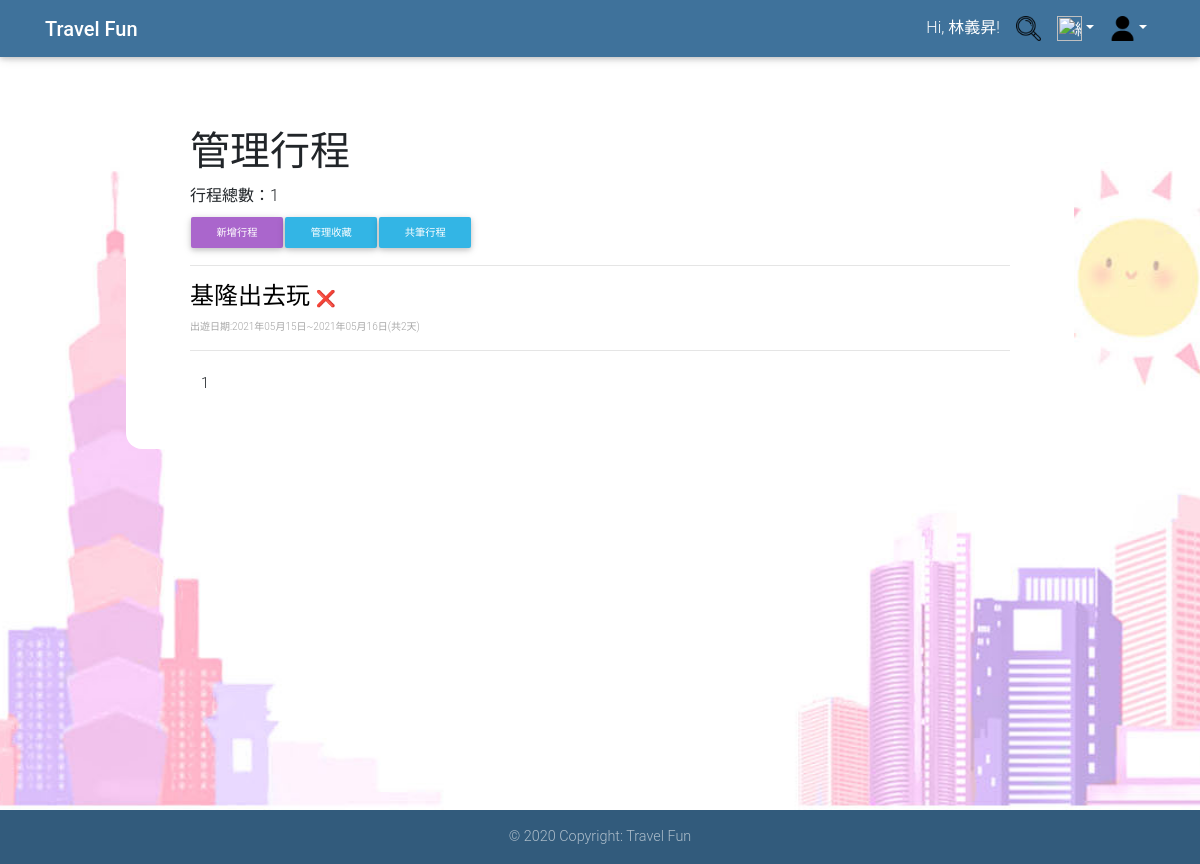
Page /membercentre/manageitinerary.php (signed in) on the committed database.
### tables this page shows
CREATE TABLE `itinerary` (
  `itinerary_id` int(10) NOT NULL COMMENT '行程編號',
  `itinerary_name` varchar(20) NOT NULL COMMENT '行程名稱',
  `public_status` int(1) NOT NULL COMMENT '公開狀態',
  `itinerary_date` date NOT NULL COMMENT '開始日期',
  `itinerary_days` int(3) NOT NULL COMMENT '出遊天數',
  `user_id` varchar(20) NOT NULL COMMENT '作者'
);

### membercentre/manageitinerary.php (the view, shortened to what this page needs)
<?php
mysqli_query($con, "SET NAMES UTF8");
$user_id = $_SESSION['user_id'];
$sql = "SELECT `itinerary_id`, `itinerary_name`, `public_status`, `itinerary_date`, `itinerary_days`";
$sql .= "FROM `itinerary` WHERE user_id = '$user_id'";
$sql .= " ORDER BY `itinerary`.`itinerary_date` ASC";
$result = mysqli_query($con, $sql);
$records_per_page = 10;
if (isset($_GET["page"]))
    $page = $_GET["page"];
else
    $page = 1;
$total_records = mysqli_num_rows($result);
$total_pages = ceil($total_records / $records_per_page);
$started_record = $records_per_page * ($page - 1);
if ($total_records != 0)
    mysqli_data_seek($result, $started_record);
?>
<head>
    <link rel="stylesheet" href="https://stackpath.bootstrapcdn.com/bootstrap/4.4.1/css/bootstrap.min.css">
    <link rel="stylesheet" href="../css/mdb.min.css">
    <link rel='stylesheet' href='https://rawgit.com/adrotec/knockout-file-bindings/master/knockout-file-bindings.css'>
    <link rel="stylesheet" href="../css/result.css">
</head>
<body>
    <header>
        <nav class="navbar navbar-expand-lg navbar-dark fixed-top unique-color">
            <div class="container">
                <a class="navbar-brand" href="../index.php"><strong>Travel Fun</strong></a>
                <div class="collapse navbar-collapse justify-content-end" id="navbarSupportedContent">
                    <ul class="navbar-nav">
                        <?php if (isset($_SESSION['user_id'])) { ?>
                            <li class="nav-item p-0"><a class="nav-link disabled">Hi, <?php echo $_SESSION['user_name']; ?>!</a></li>
                        <?php } else  ?>
                        <li class="nav-link p-0"> <a class="nav-link" href="../search.php"><img src="../image/search.png" alt="搜尋" height="25" width="25"></a> </li>
                        <li class="nav-item dropdown">
                            <a class="nav-link dropdown-toggle" id="navbarDropdownMenuLink-333" data-toggle="dropdown" aria-haspopup="true" aria-expanded="false"><img src="../image/all.png" alt="總覽" height="25" width="25"></a>
                        <li class="nav-item dropdown">
                            <a class="nav-link dropdown-toggle" id="navbarDropdownMenuLink-333" data-toggle="dropdown" aria-haspopup="true" aria-expanded="false"><img src="../image/login.png" alt="login" height="25" width="25"></a>
                        </li>
                    </ul>
                </div>
            </div>
        </nav>
    </header>
    <main>
        <div class="container2">
            <h1>管理行程</h1>
            <label for="name"> 行程總數：<?php echo $total_records; ?></label>
            <table>
                <td><input class="btn btn-secondary btn-block btn-sm" type="button" value="新增行程" onclick="location.href='additinerary.php'" /></td>
                <td><input class="btn btn-info btn-block btn-sm" type="button" value="管理收藏" onclick="location.href='manageFavorites.php'" /></td>
                <td><input class="btn btn-info btn-block btn-sm" type="button" value="共筆行程" onclick="location.href='shareitinerary.php'" /></td>
            </table>
            <p>
                <hr>
            <div id="left">
                <?php
                $j = 1;
                while ($row = mysqli_fetch_assoc($result)  and $j <= $records_per_page) {;
                    $itinerary_id = $row["itinerary_id"];
                    $itinerary_date = $row["itinerary_date"];
                    $itinerary_days = $row["itinerary_days"];
                    $totalday = $itinerary_days - 1;
                    echo "<div >";
                    echo "<h4><a href='modifyitinerary.php?id=" . $itinerary_id . "' style='text-decoration:none; color:black;'>" . $row["itinerary_name"] . "</a>";
                    echo "<a href=?delete=" . intval($itinerary_id) . "> <font size='3'>❌</a></font></h4>";
                    echo "<p>   <font color='#A6A6A6' size='1'>";
                    echo "出遊日期:" . date("Y年m月d日", strtotime($itinerary_date)) . "~" . date("Y年m月d日", strtotime($itinerary_date . "+ " . $totalday . " day")) . "(共" . $itinerary_days . "天)</a> ";;
                    echo  "</a></p> </font>";
                    echo "</div>";
                    echo "<hr>";
                    $j++;
                }
                ?>
            </div>
            <td colspan="2" align="center" valign="top">
                <ul class="pagination">
                    <li class="page-item">
                        <?php
                        echo "<p align='center'>";
                        for ($i = $page; $i <= min($total_pages, $page + 9); $i++) {
                            if ($i == $page)
                                echo "<li class='page-item'><a class='page-link' >$i</a></li> ";
                            else
                                echo "<li class='page-item'><a class='page-link' href='manageitinerary.php?page=$i'>$i</a></li> ";
                        }
                        ?>
                    </li>
                </ul>
            </td>
        </div>
    </main>
    <footer class="page-footer font-small unique-color fixed-bottom">
        <div class="footer-copyright text-center py-3">© 2020 Copyright: Travel Fun</div>
    </footer>
</body>
</html>

### css/result.css (style rules this page uses)
html, body { height: 100%; background-image: url("../image/background_image.jpg"); background-attachment: fixed; background-position: center; background-repeat: no-repeat; background-size: cover; }
.container2 { max-width: 948px; margin: 4em auto; padding: 4em; padding-bottom: 2em; background: #fff; border-radius: 1em; }

### rows in the picture
itinerary: itinerary_name "基隆出去玩", itinerary_date "2021年05月15日", itinerary_date+itinerary_days "2021年05月16日", itinerary_days "2"

### other values in the picture
$_SESSION['user_name'] "林義昇"
$total_records "1"
